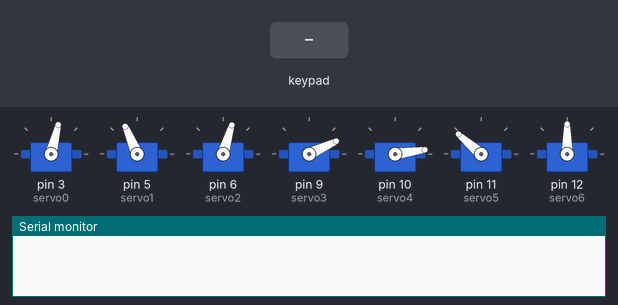
A sketch run on a simulated Arduino Mega 2560, built with avr-gcc and run on an emulated ATmega2560. Shown: 7 × servo, the last lines printed to the serial monitor. The test bench sets the inputs (shaded band).

Above: at 16.9 s.
17.0 s: key 'D' pressed
At 18.9 s:
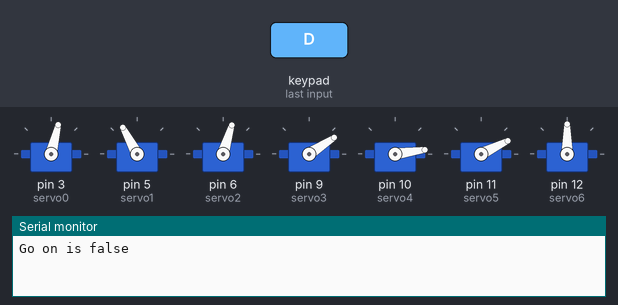
At 28.2 s:
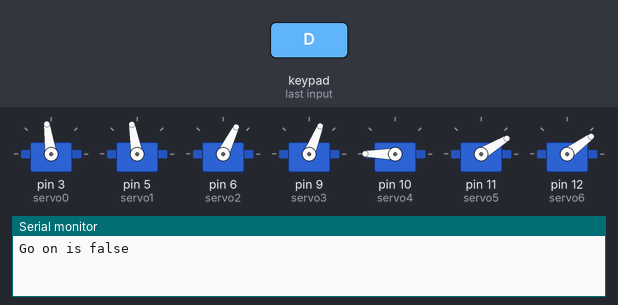
Timing chart, 0 to 50.8 s (numbered marks = the images above; inputs shaded):
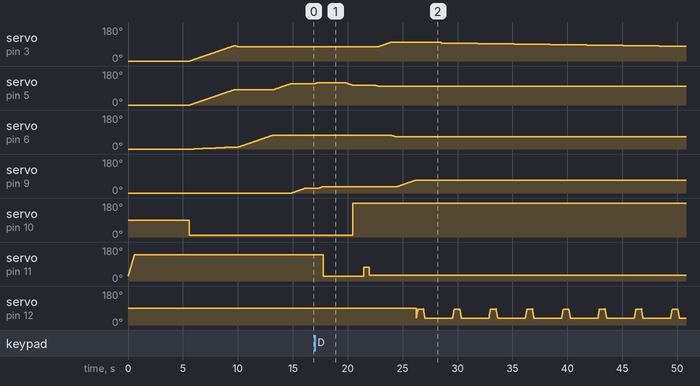

Measured:
- after the input at 17.0 s, servo on pin 3 (servo0): rises from 76° to 98° in 1.1 s, then falls to 77° in 24.5 s; servo on pin 5 (servo1): rises from 113° to 118° in 0.20 s, then falls to 100° in 5.5 s
- by itself, servo on pin 3 (servo0): rises from 0° to 81° in 4.0 s, then falls to 76° in 0.30 s

The sketch:

Automated_Robot_Arm_v._3.ino
```cpp
#include <Servo.h>

#include <Keypad.h>
const byte ROWS = 4; //four rows
const byte COLS = 4; //three columns
char keys[ROWS][COLS] = {
  {'1','2','3','A'},
  {'4','5','6','B'},
  {'7','8','9','C'},
  {'*','0','#','D'}
};
byte rowPins[ROWS] = {47, 46, 48, 49}; //connect to the row pinouts of the keypad
byte colPins[COLS] = {50, 51, 52, 53}; //connect to the column pinouts of the keypad

int nudgeOpenAngle = 75;
int closeAngle = 25;
int openAngle = 140;

Keypad keypad = Keypad( makeKeymap(keys), rowPins, colPins, ROWS, COLS );

Servo servo0, servo1, servo2, servo3, servo4, servo5, servo6; //servo5 = opener; servo6 = swiper

boolean goOn = false; // key to moving on after keypad input.

void setup() {
  Serial.begin(9600);
  servo0.attach(3);
  servo1.attach(5);
  servo2.attach(6);
  servo3.attach(9);
  servo4.attach(10);
  servo5.attach(11);
  servo6.attach(12);

  rest();
  openClaw();
  flipToGrabber();
  Starting();

  /*
  //TOP STACK==========================
  Move0(97);
  Move2(126);
  Move1(144);
  Move3(69);
  closeClaw();
  Move2(110);
  flipToSwiper();
  */
  /*
  flipToGrabber();
  */
  //LEFT STACK=========================
  Move0(76);
  Move2(73);
  Move1(113);
  Move3(25);
  while (goOn == false)
  {
    Move01Key();
    Serial.println("Go on is false");
  }
  goOn = false;
  Move1(118);
  Move3(33);
  closeClaw();
  Move1(105);
  flipToSwiper();
  Move1(100);
  Move0(98);
  Move2(64);
  Move3(68);
  swipeTenRight();

  //RIGHT STACK======================== (Complete Draft)
  /*
  Move0(114);
  Move2(74);
  Move1(100);
  Move3(25);
  while (goOn == false)
  {
    Move01Key();
    Serial.println("Go on is false");
  }
  goOn = false;
  Move1(105);
  Move3(33);
  closeClaw();
  Move1(95);
  flipToSwiper();
  Move1(90);
  Move0(109);
  Move2(63);
  Move3(52);
  swipeTenRight();
  */

  //BOTTOM LEFT STACK================== (Complete Draft)
  //Moving to Bottom Left
  /*
  Move0(10);
  Move2(43);
  while (goOn == false)
  {
    Move01Key();
    Serial.println("Go on is false");
  }
  goOn = false;
  Move1(108);
  Move3(17);
  //Bottom Left Close Flip

  closeClaw();
  Move1(102);
  flipToSwiper();
  Move1(89);
  Move0(87);
  Move2(56);
  Move3(60);
  swipeTen();


  //BOTTOM STACK=======================
  Move0(93);
  Move2(26);
  Move1(86);
  Move3(14);
  */
}

/*
 * Format of Coordinates:
 * Servo (0,1,2,3)
 *
 * Starting Position
 * (81, 81, 10, 0)
 *
 *
 * Bottom Left Penny Stack
 * (16,108,43,17)
 *
 * //Bottom Left Penny Stack (before scoop)
 * //(0,109,44,15)
 *
 * //Bottom Left Penny Stack (after scoop)
 * //(17, 107, 49, 15)
 *
 * Depositing Left Penny Stack onto target
 * (81, 94, 65, 38)
 */
void loop() {

}

void rest() {
  servo0.write(0);
  servo1.write(0);
  servo2.write(0);
  servo3.write(0);
}

void Starting() {
  for (int i = 0; i <= 81; i++)
  {
     servo0.write(i);
     servo1.write(i);
     servo2.write((int)(i/8));
     servo3.write(0);
     delay(50);
  }
}

void Move01Key() {
  char key = keypad.getKey(); // initialize key to NO_Key

  while (key == NO_KEY){
    key = keypad.getKey();
  }

  switch (key) {
      case '2':
        servo1.write(servo1.read()-1);
        break;
      case '3':
        servo2.write(servo2.read()-1);
        break;
      case '4':
        servo0.write(servo0.read()-1);
        break;
      case '6':
        servo0.write(servo0.read()+1);
        break;
      case '8':
        servo1.write(servo1.read()+1);
        break;
      case '9':
        servo2.write(servo2.read()+1);
        break;
      case 'D': // Enter special case delayCruise vale here
        goOn = true;
        break;
  }
}

void Move0(int after) {
  if (after > servo0.read())
  {
     for (int i = servo0.read(); i <= after; i++)
     {
         servo0.write(i);
         delay(50);
     }
  }
  if (after < servo0.read())
  {
     for (int i = servo0.read(); i >= after; i--)
     {
         servo0.write(i);
         delay(50);
     }
  }
}

void Move1(int after) {
  if (after > servo1.read())
  {
     for (int i = servo1.read(); i <= after; i++)
     {
         servo1.write(i);
         delay(50);
     }
  }
  if (after < servo1.read())
  {
     for (int i = servo1.read(); i >= after; i--)
     {
         servo1.write(i);
         delay(50);
     }
  }
}

void Move2(int after) {
  if (after > servo2.read())
  {
     for (int i = servo2.read(); i <= after; i++)
     {
         servo2.write(i);
         delay(50);
     }
  }
  if (after < servo2.read())
  {
     for (int i = servo2.read(); i >= after; i--)
     {
         servo2.write(i);
         delay(50);
     }
  }
}

void Move3(int after) {
  if (after > servo3.read())
  {
     for (int i = servo3.read(); i <= after; i++)
     {
         servo3.write(i);
         delay(50);
     }
  }
  if (after < servo3.read())
  {
     for (int i = servo3.read(); i >= after; i--)
     {
         servo3.write(i);
         delay(50);
     }
  }
}

void Move4(int after) {
  if (after > servo4.read())
  {
     for (int i = servo4.read(); i <= after; i++)
     {
         servo4.write(i);
         delay(50);
     }
  }
  if (after < servo4.read())
  {
     for (int i = servo4.read(); i >= after; i--)
     {
         servo4.write(i);
         delay(50);
     }
  }
}

void flipToGrabber() {
  servo4.write(8);
}

void openClaw() {
  for (int i = closeAngle; i<openAngle; i++)
   {
      servo5.write(i);
      delay(5);
   }
   delay(5000);
}

void closeClaw() {
   for (int i = openAngle; i>closeAngle; i--)
   {
      servo5.write(i);
   }
   delay(2000);
}

void flipToSwiper() {
  servo4.write(180);
  delay(1000);
  for (int i = 30; i<nudgeOpenAngle; i++)
   {
      servo5.write(i);
   }
   delay(500);
  for (int i = nudgeOpenAngle; i>30; i--)
   {
      servo5.write(i);
   }
  delay(500);
}

void swipeTenBottomLeft() {
  for (int i = 1; i<= 11; i++)
  {
     for (int i = 35; i<85; i++)
     {
        servo6.write(i);
        delay(3);
     }
     delay(500);
     for (int i = 85  ; i>35; i--)
     {
        servo6.write(i);
        delay(3);
     }
     movePennyWidthRight();
     delay(1000);
  }
}

void swipeTenRight() {
  for (int i = 1; i<= 11; i++)
  {
     for (int i = 35; i<85; i++)
     {
        servo6.write(i);
        delay(3);
     }
     delay(500);
     for (int i = 85  ; i>35; i--)
     {
        servo6.write(i);
        delay(3);
     }
     movePennyWidthLeft();
     delay(1000);
  }
}

void swipeTenLeft() {
  for (int i = 1; i<= 11; i++)
  {
     for (int i = 35; i<85; i++)
     {
        servo6.write(i);
        delay(3);
     }
     delay(500);
     for (int i = 85  ; i>35; i--)
     {
        servo6.write(i);
        delay(3);
     }
     movePennyWidthRight();
     delay(1000);
  }
}
void movePennyWidthRight() {
  int i = servo0.read();
  for (int j = 0; j < 3; j++)
  {
    i++;
    delay(500);
  }
  servo0.write(i);
}

void movePennyWidthLeft() {
  int i = servo0.read();
  for (int j = 0; j < 3; j++)
  {
    i--;
    delay(500);
  }
  servo0.write(i);
}
```
